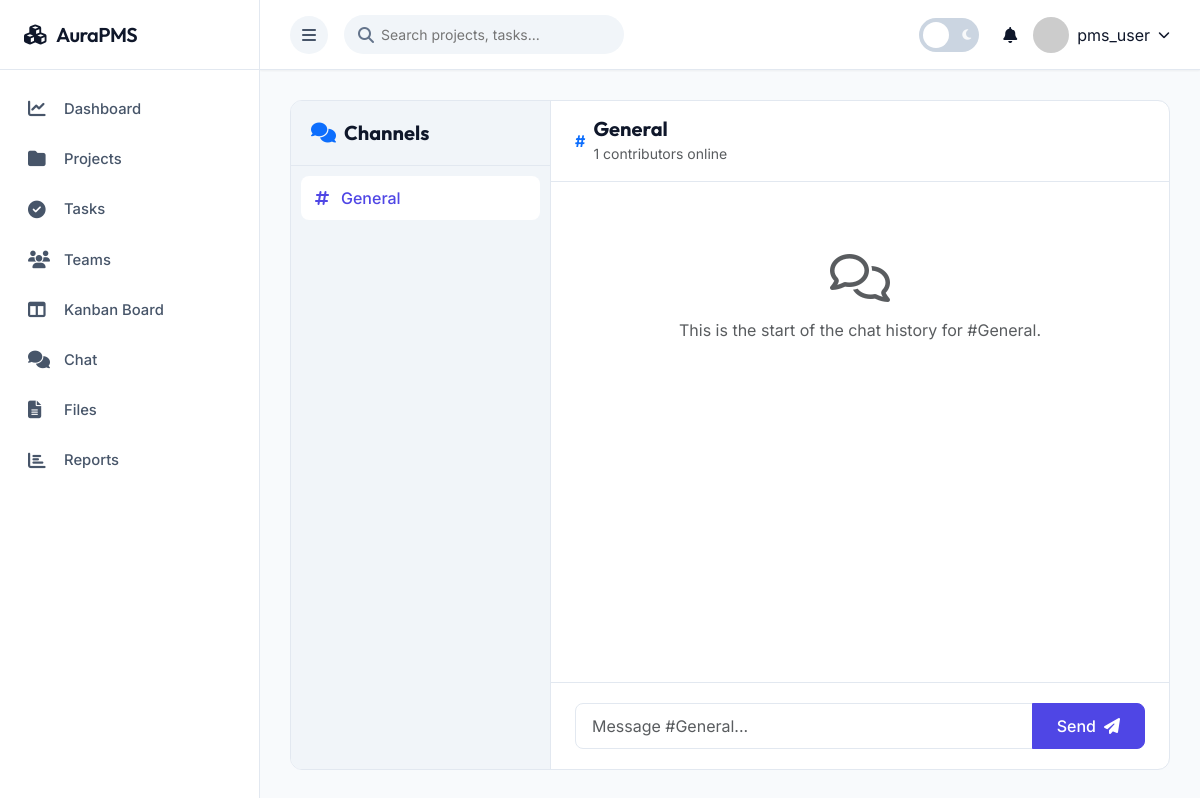
Screenshot of /chat/1/ (signed in) with the database file from the repository.
### apps/accounts/models.py (models this page shows, shortened)
class User(AbstractUser):
    ROLE_CHOICES = [
        ('SUPER_ADMIN', 'Super Admin'),
        ('PROJECT_MANAGER', 'Project Manager'),
        ('EMPLOYEE', 'Employee'),
    ]
    role = models.CharField(max_length=20, choices=ROLE_CHOICES, default='EMPLOYEE')
    phone = models.CharField(max_length=15, blank=True)
    profile_picture = models.ImageField(upload_to='profiles/', null=True, blank=True)
    department = models.CharField(max_length=100, blank=True)
    designation = models.CharField(max_length=100, blank=True)
    date_joined = models.DateTimeField(auto_now_add=True)
    is_active = models.BooleanField(default=True)
    last_login_ip = models.GenericIPAddressField(null=True, blank=True)
    class Meta:
        db_table = 'users'

### apps/teams/models.py (models this page shows, shortened)
class Team(models.Model):
    name = models.CharField(max_length=100)
    description = models.TextField(blank=True)
    team_lead = models.ForeignKey(User, on_delete=models.CASCADE, related_name='led_teams')
    members = models.ManyToManyField(User, related_name='teams', blank=True)
    created_at = models.DateTimeField(auto_now_add=True)
    updated_at = models.DateTimeField(auto_now=True)
    class Meta:
        ordering = ['name']

### apps/chat/views.py (the view)
# urls.py: path('<int:team_id>/', views.chat_room, name='chat_room'),
@login_required
def chat_room(request, team_id):
    team = get_object_or_404(Team, id=team_id)
    if request.user not in team.members.all() and request.user.role != 'SUPER_ADMIN':
        from django.shortcuts import redirect
        from django.contrib import messages
        messages.error(request, 'You are not a member of this team.')
        return redirect('team_list')
    messages = ChatMessage.objects.filter(team=team)[:50]
    context = {
        'team': team,
        'messages': messages,
    }
    return render(request, 'chat/chat_room.html', context)

### apps/accounts/context_processors.py (called while the page is built)
def user_teams(request):
    if request.user.is_authenticated:
        teams = Team.objects.filter(members=request.user)
        return {'user_teams': teams}
    return {'user_teams': []}

### templates/chat/chat_room.html (shortened to what this page needs)
{% extends 'base.html' %}
{% load static %}
{% block content %}
<div class="container-fluid p-0">
    <div class="chat-container">
        <div class="chat-sidebar d-none d-md-flex">
            <div class="chat-sidebar-header">
                <h5 class="fw-bold text-dark-mode-light mb-0" style="font-family: 'Outfit', sans-serif;">
                    <i class="fas fa-comments text-primary me-2"></i>Channels
                </h5>
            </div>
            <div class="chat-list">
                {% for user_team in request.user.teams.all %}
                    <a href="{% url 'chat_room' team_id=user_team.id %}" class="chat-list-item text-decoration-none {% if user_team.id == team.id %}active{% endif %}">
                        <i class="fas fa-hashtag"></i>
                        <span>{{ user_team.name }}</span>
                    </a>
                {% empty %}
                    <div class="text-center text-muted py-4 font-12">No active channels.</div>
                {% endfor %}
            </div>
        </div>
        <div class="chat-main">
            <div class="chat-header d-flex justify-content-between align-items-center bg-card">
                <div class="d-flex align-items-center gap-2">
                    <span class="text-primary font-20 fw-bold">#</span>
                    <div>
                        <h5 class="fw-bold text-dark-mode-light mb-0" style="font-family: 'Outfit', sans-serif;">{{ team.name }}</h5>
                        <small class="text-muted font-11">{{ team.members.count }} contributors online</small>
                    </div>
                </div>
            </div>
            <div class="chat-messages" id="chat-messages">
                {% for message in messages %}
                    <div class="chat-message {% if message.user == request.user %}my-message{% endif %}">
                        {% if message.user.profile_picture %}
                            <img src="{{ message.user.profile_picture.url }}" alt="{{ message.user.username }}" class="rounded-circle">
                        {% else %}
                            <div class="bg-secondary text-white rounded-circle d-flex align-items-center justify-content-center fw-bold shadow-sm" style="width: 36px; height: 36px; font-size: 11px; flex-shrink: 0;">
                                {{ message.user.first_name|first|upper }}{{ message.user.last_name|first|upper }}
                            </div>
                        {% endif %}
                        <div class="d-flex flex-column {% if message.user == request.user %}align-items-end{% endif %}">
                            <span class="text-muted font-11 mb-1 px-1">
                                <strong>{{ message.user.get_full_name|default:message.user.username }}</strong> &bull; {{ message.timestamp|timesince }} ago
                            </span>
                            <div class="message-bubble font-14">
                                {{ message.message }}
                            </div>
                        </div>
                    </div>
                {% empty %}
                    <div class="text-center py-5 text-muted" id="no-messages-placeholder">
                        <i class="far fa-comments fa-3x mb-3 text-muted"></i>
                        <p class="mb-0 font-14">This is the start of the chat history for #{{ team.name }}.</p>
                    </div>
                {% endfor %}
            </div>
            <div class="chat-input-area bg-card">
                <div class="input-group">
                    <input type="text" id="message-input" class="form-control ps-3 font-14" placeholder="Message #{{ team.name }}...">
                    <button class="btn btn-primary px-4 d-flex align-items-center gap-2" id="send-btn">
                        <span>Send</span> <i class="fas fa-paper-plane font-11"></i>
                    </button>
                </div>
            </div>
        </div>
    </div>
</div>
{% endblock %}

### templates/base.html (shortened to what this page needs)
<!DOCTYPE html>
<html lang="en">
<head>
    <link href="https://cdn.jsdelivr.net/npm/bootstrap@5.3.0/dist/css/bootstrap.min.css" rel="stylesheet">
    <link rel="stylesheet" href="https://cdnjs.cloudflare.com/ajax/libs/font-awesome/6.4.0/css/all.min.css">
    <link href='https://cdn.jsdelivr.net/npm/fullcalendar@5.11.3/main.min.css' rel='stylesheet' />
    {% load static %}
    <link rel="stylesheet" href="{% static 'css/style.css' %}">
</head>
<body>
    <div class="sidebar">
        <div class="sidebar-header">
            <h3><i class="fas fa-cubes text-indigo-500"></i> <span>AuraPMS</span></h3>
        </div>
        <div class="sidebar-menu">
            <a href="{% url 'dashboard' %}" class="menu-item">
                <i class="fas fa-chart-line"></i> <span>Dashboard</span>
            </a>
            <a href="{% url 'project_list' %}" class="menu-item">
                <i class="fas fa-folder"></i> <span>Projects</span>
            </a>
            <a href="{% url 'task_list' %}" class="menu-item">
                <i class="fas fa-check-circle"></i> <span>Tasks</span>
            </a>
            <a href="{% url 'team_list' %}" class="menu-item">
                <i class="fas fa-users"></i> <span>Teams</span>
            </a>
            <a href="{% url 'kanban_board' %}" class="menu-item">
                <i class="fas fa-columns"></i> <span>Kanban Board</span>
            </a>
            <a href="{% url 'chat_room' team_id=1 %}" class="menu-item">
                <i class="fas fa-comments"></i> <span>Chat</span>
            </a>
            <a href="{% url 'file_list' %}" class="menu-item">
                <i class="fas fa-file-alt"></i> <span>Files</span>
            </a>
            <a href="{% url 'reports_dashboard' %}" class="menu-item">
                <i class="fas fa-chart-bar"></i> <span>Reports</span>
            </a>
        </div>
    </div>
    <div class="main-content">
        <nav class="navbar">
            <div class="d-flex align-items-center gap-3">
                <button class="btn btn-icon" id="sidebarToggle">
                    <i class="fas fa-bars"></i>
                </button>
                <div class="nav-search">
                    <i class="fas fa-search"></i>
                    <input type="text" placeholder="Search projects, tasks...">
                </div>
            </div>
            <div class="nav-icons align-items-center">
                <div class="theme-switch-wrapper me-2">
                    <label class="theme-switch" for="darkModeToggle">
                        <div class="slider round">
                            <i class="fas fa-sun text-warning font-12"></i>
                            <i class="fas fa-moon text-light font-12"></i>
                        </div>
                    </label>
                </div>
                <div class="notification-dropdown position-relative dropdown" id="notificationDropdownBtn">
                    <div data-bs-toggle="dropdown" class="cursor-pointer">
                        <i class="fas fa-bell"></i>
                        <span class="badge" id="notificationCount">0</span>
                    </div>
                </div>
                <div class="user-dropdown dropdown">
                    <div class="d-flex align-items-center gap-2 cursor-pointer" id="userMenuBtn" data-bs-toggle="dropdown">
                        {% if request.user.profile_picture %}
                            <img src="{{ request.user.profile_picture.url }}" alt="User">
                        {% else %}
                            <img src="https://via.placeholder.com/40" alt="User">
                        {% endif %}
                        <span class="d-none d-md-inline">{{ request.user.username }}</span>
                        <i class="fas fa-chevron-down font-12"></i>
                    </div>
                </div>
            </div>
        </nav>
        <div class="content">
            {% block content %}{% endblock %}
        </div>
    </div>
    <div id="toastContainer" class="toast-container position-fixed bottom-0 end-0 p-3" style="z-index: 1055;"></div>
</body>
</html>

### rows the page displays
User: user.username "pms_user"
Team: name "General", members.count "1", name "Message #General..."
